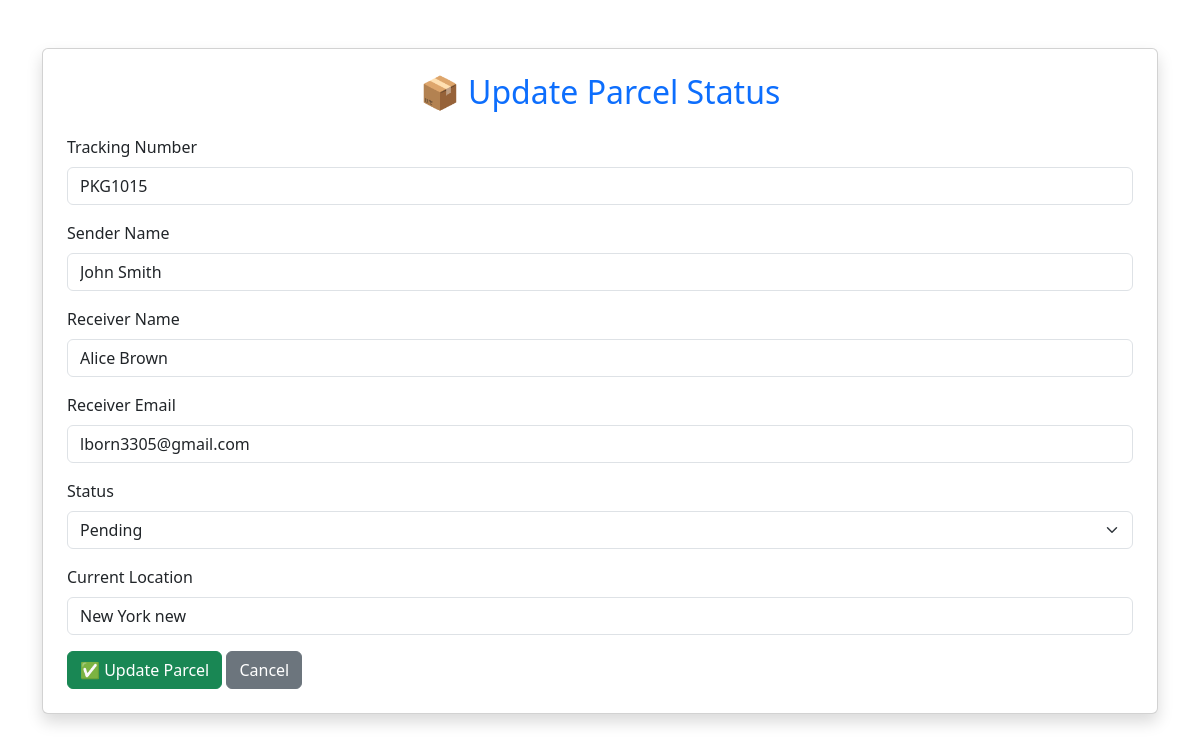
Page /admin/update/18 (signed in) on the committed database.
### tables this page shows
CREATE TABLE parcels (
        id INTEGER PRIMARY KEY AUTOINCREMENT,
        tracking_number TEXT UNIQUE NOT NULL,
        sender_name TEXT,
        receiver_name TEXT,
        status TEXT,
        location TEXT,
        updated_at TEXT
    , receiver_email TEXT, parcel_image TEXT);

### app.py (the view, shortened to what this page needs)
@app.route("/admin/update/<int:parcel_id>", methods=["GET", "POST"])
def admin_update(parcel_id):
    if "admin" not in session:
        return redirect(url_for("login"))
    conn = sqlite3.connect("database/parcels.db")
    conn.row_factory = sqlite3.Row
    cursor = conn.cursor()
    cursor.execute(
        "SELECT * FROM parcels WHERE id=?",
        (parcel_id,)
    )
    parcel = cursor.fetchone()
    conn.close()
    return render_template(
        "admin_update.html",
        parcel=parcel
    )

### templates/admin_update.html (shortened to what this page needs)
<!DOCTYPE html>
<html lang="en">
<head>
    <link href="https://cdn.jsdelivr.net/npm/bootstrap@5.3.3/dist/css/bootstrap.min.css" rel="stylesheet">
</head>
<body>
<div class="container mt-5">
    <div class="card shadow p-4">
        <h2 class="text-center text-primary mb-4">
            📦 Update Parcel Status
        </h2>
        <form method="POST">
            <div class="mb-3">
                <label class="form-label">Tracking Number</label>
                <input type="text"
                       class="form-control"
                       value="{{ parcel.tracking_number }}"
                       readonly>
            </div>
            <div class="mb-3">
                <label class="form-label">Sender Name</label>
                <input type="text"
                       class="form-control"
                       name="sender_name"
                       value="{{ parcel.sender_name }}"
                       required>
            </div>
            <div class="mb-3">
                <label class="form-label">Receiver Name</label>
                <input type="text"
                       class="form-control"
                       name="receiver_name"
                       value="{{ parcel.receiver_name }}"
                       required>
            </div>
            <div class="mb-3">
                <label class="form-label">Receiver Email</label>
                <input type="email"
                       class="form-control"
                       name="receiver_email"
                       value="{{ parcel.receiver_email }}"
                       required>
            </div>
            <div class="mb-3">
                <label class="form-label">Status</label>
                <select class="form-select" name="status">
                    <option {% if parcel.status == "Pending" %}selected{% endif %}>Pending</option>
                </select>
            </div>
            <div class="mb-3">
                <label class="form-label">Current Location</label>
                <input type="text"
                       class="form-control"
                       name="location"
                       value="{{ parcel.location }}"
                       required>
            </div>
            <button type="submit" class="btn btn-success">
                ✅ Update Parcel
            </button>
            <a href="{{ url_for('admin_dashboard') }}" class="btn btn-secondary">
                Cancel
            </a>
        </form>
    </div>
</div>
</body>
</html>

### rows in the picture
parcels: tracking_number "PKG1015", sender_name "John Smith", receiver_name "Alice Brown", receiver_email "lborn3305@gmail.com", status "Pending", location "New York new"
